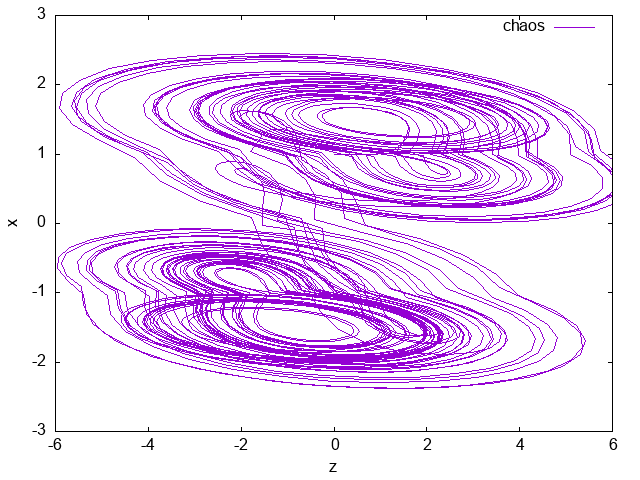

Here is the gnuplot script that generated this plot:
set xrange [-6:6]
set yrange [-3:3]
set xlabel "z" 
set ylabel "x"
set terminal png
set output 'chaos-2.png'
set parametric
plot 'chaos-2.txt' using 3:1 with lines title "chaos"